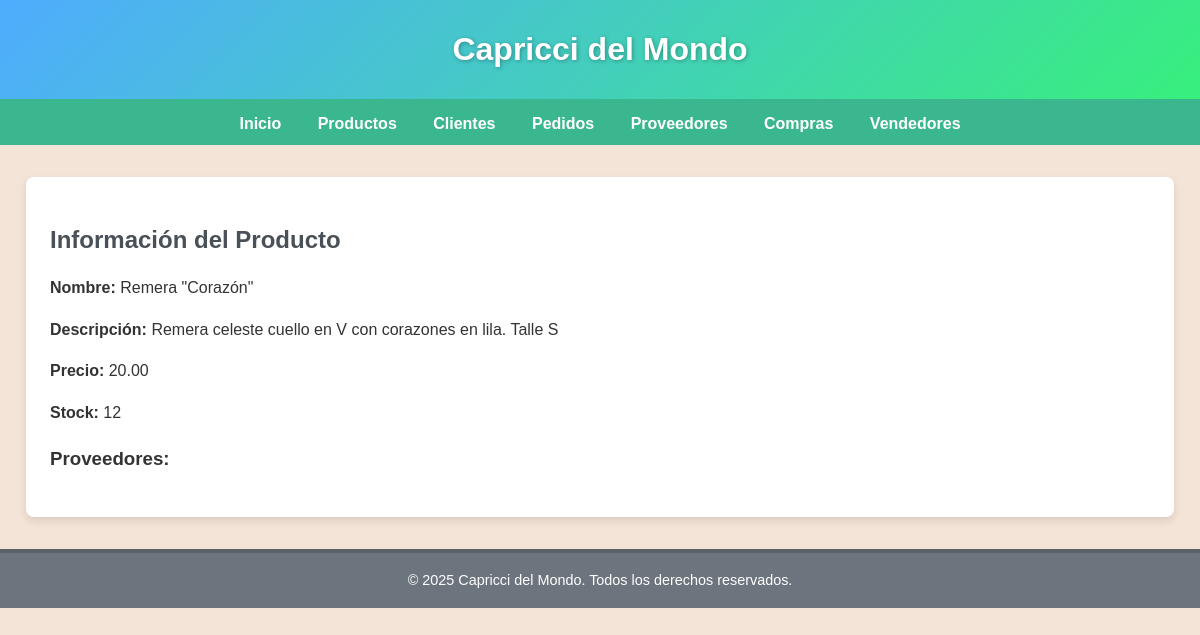
/productos/1/, run on the app's committed database.
### myapp/models.py (models this page shows, shortened)
class Producto(models.Model):
    nombre = models.CharField(max_length=100)
    descripcion = models.TextField()
    precio = models.DecimalField(max_digits=10, decimal_places=2)
    stock = models.IntegerField()
    proveedor = models.ForeignKey('Proveedor', on_delete=models.CASCADE, null=True, blank=True)

### myapp/views.py (the view)
# urls.py: path("productos/<int:producto_id>/", detalle_producto, name="detalle_producto"),
def detalle_producto(request, producto_id):
    producto = get_object_or_404(Producto, id=producto_id)
    context = {"producto": producto}
    return render(request, "myapp/detalle_producto.html", context)

### myapp/templates/myapp/detalle_producto.html (shortened to what this page needs)
{% extends 'myapp/base.html' %}
{% block contenido %}
<div class="container">
    <h2>Información del Producto</h2>
    <p><strong>Nombre:</strong> {{ producto.nombre }}</p>
    <p><strong>Descripción:</strong> {{ producto.descripcion }}</p>
    <p><strong>Precio:</strong> {{ producto.precio }}</p>
    <p><strong>Stock:</strong> {{ producto.stock }}</p>
    <h3>Proveedores:</h3>
</div>
{% endblock %}

### myapp/templates/myapp/base.html (style rules this page uses)
body { font-family: 'Arial', sans-serif; margin: 0; padding: 0; background-color: #f4e3d7; color: #333; line-height: 1.6; }
.container { max-width: 1100px; margin: 2rem auto; padding: 1.5rem; background-color: #fff; box-shadow: 0 4px 8px rgba(0, 0, 0, 0.1); border-radius: 8px; }
.container h2 { font-size: 1.5rem; margin-bottom: 1rem; color: #495057; }

### data on the page
Producto: nombre "Remera \"Corazón\"", descripcion "Remera celeste cuello en V con corazones en lila. Talle S", precio "20.00", stock "12"
